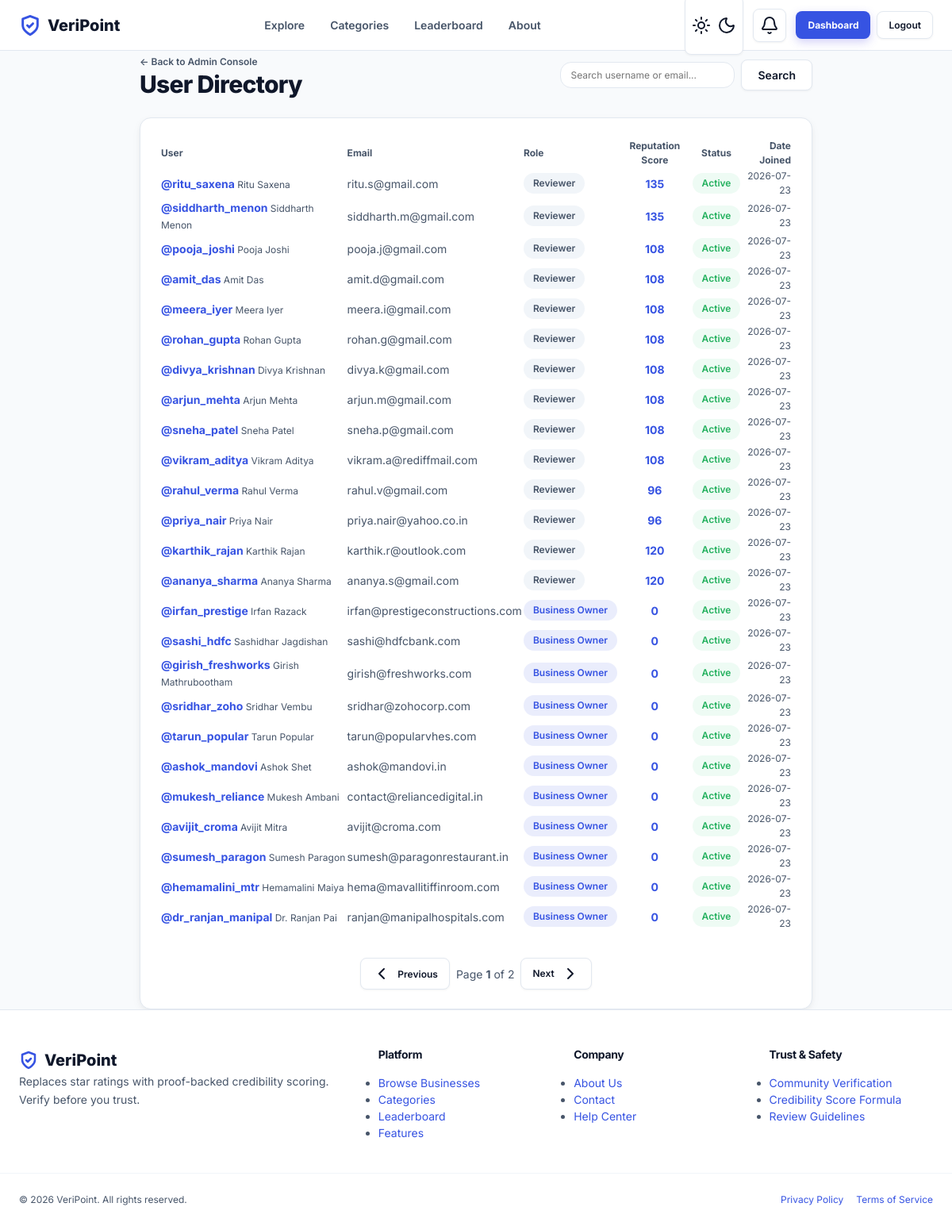
Screenshot of /admin-dashboard/users/ (signed in) with the database file from the repository.
### apps/accounts/models.py (models this page shows, shortened)
class User(AbstractUser):
    class Role(models.TextChoices):
        REVIEWER = 'reviewer', 'Reviewer'
        BUSINESS_OWNER = 'business_owner', 'Business Owner'
        MODERATOR = 'moderator', 'Moderator'
        ADMIN = 'admin', 'Admin'
    email = models.EmailField(unique=True)
    role = models.CharField(
        max_length=20,
        choices=Role.choices,
        default=Role.REVIEWER,
        db_index=True,
    )
    class Meta:
        db_table = 'vp_user'
        indexes = [
            models.Index(fields=['date_joined']),
        ]
    @property
    def is_business_owner(self):
        return self.role == self.Role.BUSINESS_OWNER
    @property
    def is_moderator(self):
        return self.role in (self.Role.MODERATOR, self.Role.ADMIN)
    @property
    def is_platform_admin(self):
        return self.role == self.Role.ADMIN

class Reputation(models.Model):
    class Level(models.TextChoices):
        NEWCOMER = 'newcomer', 'Newcomer'
        CONTRIBUTOR = 'contributor', 'Contributor'
        TRUSTED = 'trusted', 'Trusted'
        EXPERT = 'expert', 'Expert'
        AUTHORITY = 'authority', 'Authority'
    user = models.OneToOneField(
        settings.AUTH_USER_MODEL,
        on_delete=models.CASCADE,
        related_name='reputation',
    )
    total_reviews = models.PositiveIntegerField(default=0)
    total_evidence = models.PositiveIntegerField(default=0)
    total_verifications = models.PositiveIntegerField(default=0)
    total_helpful_votes = models.PositiveIntegerField(default=0)
    score = models.PositiveIntegerField(default=0, db_index=True)
    level = models.CharField(
        max_length=20,
        choices=Level.choices,
        default=Level.NEWCOMER,
        db_index=True,
    )
    updated_at = models.DateTimeField(auto_now=True)
    class Meta:
        db_table = 'vp_reputation'
        ordering = ['-score']

### apps/moderation/views.py (the view)
# urls.py: path('users/', views.UserManagementView.as_view(), name='user_list'),
class UserManagementView(ModeratorRequiredMixin, ListView):
    model = User
    template_name = 'moderation/user_list.html'
    context_object_name = 'users'
    paginate_by = 25
    def get_queryset(self):
        qs = User.objects.select_related('profile', 'reputation').order_by('-date_joined')
        q = self.request.GET.get('q', '').strip()
        if q:
            qs = qs.filter(
                Q(username__icontains=q) | Q(email__icontains=q)
            )
        return qs

### apps/core/context_processors.py (called while the page is built)
def site_context(request):
    context = {
        'SITE_NAME': settings.SITE_NAME,
        'SITE_TAGLINE': settings.SITE_TAGLINE,
        'SITE_DESCRIPTION': settings.SITE_DESCRIPTION,
    }
    if request.user.is_authenticated:
        context['unread_notification_count'] = (
            request.user.notifications.filter(is_read=False).count()
        )
    return context

### apps/core/mixins.py (called while the page is built)
    def test_func(self):
        return self.request.user.is_moderator

### apps/core/templatetags/veripoint_tags.py (called while the page is built)
@register.simple_tag
def active_nav(request, url_name, *args):
    from django.urls import reverse, resolve
    try:
        current = resolve(request.path_info).url_name
        if current == url_name:
            return 'active'
        if current in args:
            return 'active'
    except Exception:
        pass
    return ''

### templates/moderation/user_list.html (shortened to what this page needs)
{% extends 'base.html' %}
{% load veripoint_tags %}
{% block content %}
<div class="container container-md py-8">
  <div class="flex justify-between items-center mb-6">
    <div>
      <a href="{% url 'moderation:dashboard' %}" class="text-xs text-muted font-semibold hover:text-primary">&larr; Back to Admin Console</a>
      <h1 class="text-3xl font-extrabold mt-1">User Directory</h1>
    </div>
    <form method="GET" action="" class="flex items-center gap-2">
      <input type="text" name="q" value="{{ request.GET.q }}" placeholder="Search username or email..." class="form-control text-xs" style="width: 220px;">
      <button type="submit" class="btn btn-secondary btn-xs">Search</button>
    </form>
  </div>
  <div class="card p-6">
    <table class="w-full text-left border-collapse" style="font-size: var(--font-sm);">
      <thead>
        <tr class="border-b border-subtle text-xs text-muted font-bold uppercase">
          <th class="py-3 px-4">User</th>
          <th class="py-3 px-4">Email</th>
          <th class="py-3 px-4">Role</th>
          <th class="py-3 px-4 text-center">Reputation Score</th>
          <th class="py-3 px-4 text-center">Status</th>
          <th class="py-3 px-4 text-right">Date Joined</th>
        </tr>
      </thead>
      <tbody>
        {% for u in users %}
          <tr class="border-b border-subtle hover:bg-subtle transition-colors">
            <td class="py-3.5 px-4 font-bold text-main">
              <a href="{% url 'accounts:profile' username=u.username %}">@{{ u.username }}</a>
              {% if u.first_name %}<span class="text-xs text-muted font-normal block">{{ u.first_name }} {{ u.last_name }}</span>{% endif %}
            </td>
            <td class="py-3.5 px-4 text-sm text-muted">{{ u.email }}</td>
            <td class="py-3.5 px-4">
              <span class="badge {% if u.is_platform_admin %}badge-danger{% elif u.is_moderator %}badge-warning{% elif u.is_business_owner %}badge-primary{% else %}badge-neutral{% endif %}">
                {{ u.get_role_display }}
              </span>
            </td>
            <td class="py-3.5 px-4 text-center font-bold text-primary">
              {{ u.reputation.score|default:0 }}
            </td>
            <td class="py-3.5 px-4 text-center">
              {% if u.is_active %}
                <span class="badge badge-success">Active</span>
              {% else %}
                <span class="badge badge-danger">Suspended</span>
              {% endif %}
            </td>
            <td class="py-3.5 px-4 text-right text-xs text-muted">{{ u.date_joined|date:"Y-m-d" }}</td>
          </tr>
        {% empty %}
          <tr>
            <td colspan="6" class="text-center py-6 text-muted">No users found.</td>
          </tr>
        {% endfor %}
      </tbody>
    </table>
    {% include 'components/pagination.html' %}
  </div>
</div>
{% endblock %}

### static/css/base.css (style rules this page uses)
:root { --primary-hue: 230; --primary: hsl(var(--primary-hue), 75%, 55%); --primary-light: hsl(var(--primary-hue), 75%, 65%); --primary-dark: hsl(var(--primary-hue), 75%, 40%); --primary-subtle: hsl(var(--primary-hue), 75%, 96%); --primary-alpha-10: hsla(var(--primary-hue), 75%, 55%, 0.1); --primary-alpha-20: hsla(var(--primary-hue), 75%, 55%, 0.2); --accent-hue: 160; --accent: hsl(var(--accent-hue), 70%, 45%); --accent-light: hsl(var(--accent-hue), 70%, 55%); --accent-dark: hsl(var(--accent-hue), 70%, 35%); --accent-subtle: hsl(var(--accent-hue), 70%, 96%); --accent-alpha-15: hsla(var(--accent-hue), 70%, 45%, 0.15); --success: hsl(145, 65%, 42%); --success-bg: hsl(145, 65%, 96%); --warning: hsl(40, 95%, 50%); --warning-bg: hsl(40, 95%, 96%); --danger: hsl(0, 75%, 55%); --danger-bg: hsl(0, 75%, 96%); --info: hsl(200, 85%, 50%); --info-bg: hsl(200, 85%, 96%); --score-excellent: #059669; --score-good: #2563eb; --score-average: #d97706; --score-low: #ea580c; --score-poor: #dc2626; --font-family-sans: 'Inter', -apple-system, BlinkMacSystemFont, 'Segoe UI', Roboto, sans-serif; --font-family-mono: 'JetBrains Mono', monospace; --font-xs: 0.75rem; --font-sm: 0.875rem; --font-md: 1rem; --font-lg: 1.125rem; --font-xl: 1.25rem; --font-2xl: 1.5rem; --font-3xl: 1.875rem; --font-4xl: 2.25rem; --font-5xl: 3rem; --lh-tight: 1.2; --lh-normal: 1.5; --lh-relaxed: 1.65; --space-1: 0.25rem; --space-2: 0.5rem; --space-3: 0.75rem; --space-4: 1rem; --space-5: 1.25rem; --space-6: 1.5rem; --space-8: 2rem; --space-10: 2.5rem; --space-12: 3rem; --space-16: 4rem; --radius-sm: 0.375rem; --radius-md: 0.5rem; --radius-lg: 0.875rem; --radius-xl: 1.25rem; --radius-2xl: 1.75rem; --radius-full: 9999px; --transition-fast: 150ms cubic-bezier(0.4, 0, 0.2, 1); --transition-normal: 250ms cubic-bezier(0.4, 0, 0.2, 1); --transition-slow: 350ms cubic-bezier(0.4, 0, 0.2, 1); --container-width: 1240px; --header-height: 4.5rem; }
:root, [data-theme="light"] { --bg-body: #f8fafc; --bg-surface: #ffffff; --bg-surface-raised: #ffffff; --bg-subtle: #f1f5f9; --bg-glass: rgba(255, 255, 255, 0.9); --text-main: #0f172a; --text-muted: #475569; --text-light: #64748b; --text-inverse: #ffffff; --border-color: #e2e8f0; --border-subtle: #f1f5f9; --border-focus: var(--primary); --shadow-sm: 0 1px 3px 0 rgba(0, 0, 0, 0.05); --shadow-md: 0 4px 14px -2px rgba(0, 0, 0, 0.06), 0 2px 6px -1px rgba(0, 0, 0, 0.04); --shadow-lg: 0 10px 25px -5px rgba(0, 0, 0, 0.08), 0 4px 10px -2px rgba(0, 0, 0, 0.04); --shadow-xl: 0 20px 30px -10px rgba(0, 0, 0, 0.12); }
*, *::before, *::after { box-sizing: border-box; margin: 0; padding: 0; }
html { font-family: var(--font-family-sans); font-size: 16px; line-height: var(--lh-normal); color-scheme: light dark; scroll-behavior: smooth; -webkit-text-size-adjust: 100%; }
body { background-color: var(--bg-body); color: var(--text-main); min-height: 100vh; display: flex; flex-direction: column; transition: background-color var(--transition-normal), color var(--transition-normal); overflow-x: hidden; }
a { color: var(--primary); text-decoration: none; transition: color var(--transition-fast); }
h1, h2, h3, h4, h5, h6 { color: var(--text-main); font-weight: 700; line-height: var(--lh-tight); letter-spacing: -0.025em; }
h1 { font-size: var(--font-4xl); }
button, input, select, textarea { font-family: inherit; font-size: inherit; color: inherit; }

### static/css/layout.css (style rules this page uses)
.container { width: 100%; max-width: 1200px; margin-left: auto; margin-right: auto; padding-left: 1.5rem; padding-right: 1.5rem; box-sizing: border-box; }
.container-md { max-width: 896px; }
.gap-2 { gap: 0.5rem; }
.flex { display: flex; }
.items-center { align-items: center; }
.justify-between { justify-content: space-between; }

### static/css/utilities.css (style rules this page uses)
.text-center { text-align: center; }
.text-left { text-align: left; }
.text-right { text-align: right; }
.text-xs { font-size: var(--font-xs); }
.text-sm { font-size: var(--font-sm); }
.text-3xl { font-size: var(--font-3xl); }
.font-normal { font-weight: 400; }
.font-semibold { font-weight: 600; }
.font-bold { font-weight: 700; }
.font-extrabold { font-weight: 800; }
.text-muted { color: var(--text-muted); }
.text-primary { color: var(--primary); }
.mb-6 { margin-bottom: var(--space-6); }

### rows the page displays
User: username "ritu_saxena", first_name "Ritu", last_name "Saxena", email "ritu.s@gmail.com", role "Reviewer", reputation.score "135", is_active "Active", date_joined "2026-07-23"
User: username "siddharth_menon", first_name "Siddharth", last_name "Menon", email "siddharth.m@gmail.com", role "Reviewer", reputation.score "135", is_active "Active", date_joined "2026-07-23"
User: username "pooja_joshi", first_name "Pooja", last_name "Joshi", email "pooja.j@gmail.com", role "Reviewer", reputation.score "108", is_active "Active", date_joined "2026-07-23"
User: username "amit_das", first_name "Amit", last_name "Das", email "amit.d@gmail.com", role "Reviewer", reputation.score "108", is_active "Active", date_joined "2026-07-23"
User: username "meera_iyer", first_name "Meera", last_name "Iyer", email "meera.i@gmail.com", role "Reviewer", reputation.score "108", is_active "Active", date_joined "2026-07-23"
User: username "rohan_gupta", first_name "Rohan", last_name "Gupta", email "rohan.g@gmail.com", role "Reviewer", reputation.score "108", is_active "Active", date_joined "2026-07-23"
User: username "divya_krishnan", first_name "Divya", last_name "Krishnan", email "divya.k@gmail.com", role "Reviewer", reputation.score "108", is_active "Active", date_joined "2026-07-23"
User: username "arjun_mehta", first_name "Arjun", last_name "Mehta", email "arjun.m@gmail.com", role "Reviewer", reputation.score "108", is_active "Active", date_joined "2026-07-23"
User: username "sneha_patel", first_name "Sneha", last_name "Patel", email "sneha.p@gmail.com", role "Reviewer", reputation.score "108", is_active "Active", date_joined "2026-07-23"
User: username "vikram_aditya", first_name "Vikram", last_name "Aditya", email "vikram.a@rediffmail.com", role "Reviewer", reputation.score "108", is_active "Active", date_joined "2026-07-23"
User: username "rahul_verma", first_name "Rahul", last_name "Verma", email "rahul.v@gmail.com", role "Reviewer", reputation.score "96", is_active "Active", date_joined "2026-07-23"
User: username "priya_nair", first_name "Priya", last_name "Nair", email "priya.nair@yahoo.co.in", role "Reviewer", reputation.score "96", is_active "Active", date_joined "2026-07-23"
User: username "karthik_rajan", first_name "Karthik", last_name "Rajan", email "karthik.r@outlook.com", role "Reviewer", reputation.score "120", is_active "Active", date_joined "2026-07-23"
User: username "ananya_sharma", first_name "Ananya", last_name "Sharma", email "ananya.s@gmail.com", role "Reviewer", reputation.score "120", is_active "Active", date_joined "2026-07-23"
User: username "irfan_prestige", first_name "Irfan", last_name "Razack", email "irfan@prestigeconstructions.com", role "Business Owner", reputation.score "0", is_active "Active", date_joined "2026-07-23"
User: username "sashi_hdfc", first_name "Sashidhar", last_name "Jagdishan", email "sashi@hdfcbank.com", role "Business Owner", reputation.score "0", is_active "Active", date_joined "2026-07-23"
User: username "girish_freshworks", first_name "Girish", last_name "Mathrubootham", email "girish@freshworks.com", role "Business Owner", reputation.score "0", is_active "Active", date_joined "2026-07-23"
User: username "sridhar_zoho", first_name "Sridhar", last_name "Vembu", email "sridhar@zohocorp.com", role "Business Owner", reputation.score "0", is_active "Active", date_joined "2026-07-23"
User: username "tarun_popular", first_name "Tarun", last_name "Popular", email "tarun@popularvhes.com", role "Business Owner", reputation.score "0", is_active "Active", date_joined "2026-07-23"
User: username "ashok_mandovi", first_name "Ashok", last_name "Shet", email "ashok@mandovi.in", role "Business Owner", reputation.score "0", is_active "Active", date_joined "2026-07-23"
User: username "mukesh_reliance", first_name "Mukesh", last_name "Ambani", email "contact@reliancedigital.in", role "Business Owner", reputation.score "0", is_active "Active", date_joined "2026-07-23"
User: username "avijit_croma", first_name "Avijit", last_name "Mitra", email "avijit@croma.com", role "Business Owner", reputation.score "0", is_active "Active", date_joined "2026-07-23"
User: username "sumesh_paragon", first_name "Sumesh", last_name "Paragon", email "sumesh@paragonrestaurant.in", role "Business Owner", reputation.score "0", is_active "Active", date_joined "2026-07-23"
User: username "hemamalini_mtr", first_name "Hemamalini", last_name "Maiya", email "hema@mavallitiffinroom.com", role "Business Owner", reputation.score "0", is_active "Active", date_joined "2026-07-23"
User: username "dr_ranjan_manipal", first_name "Dr. Ranjan", last_name "Pai", email "ranjan@manipalhospitals.com", role "Business Owner", reputation.score "0", is_active "Active", date_joined "2026-07-23"

### other values shown
{{ page_obj.number }} "1"
{{ page_obj.paginator.num_pages }} "2"
